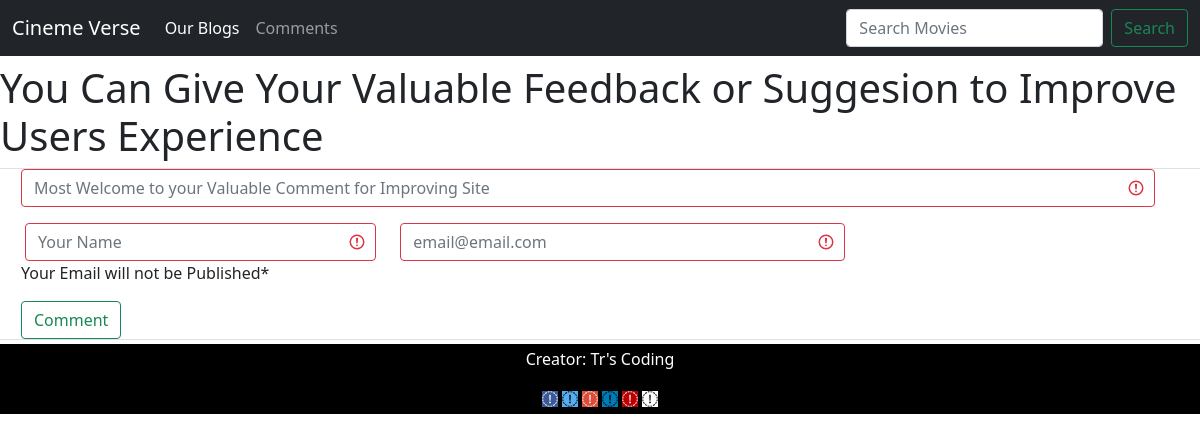
Page /contact/ on the earlier database version.
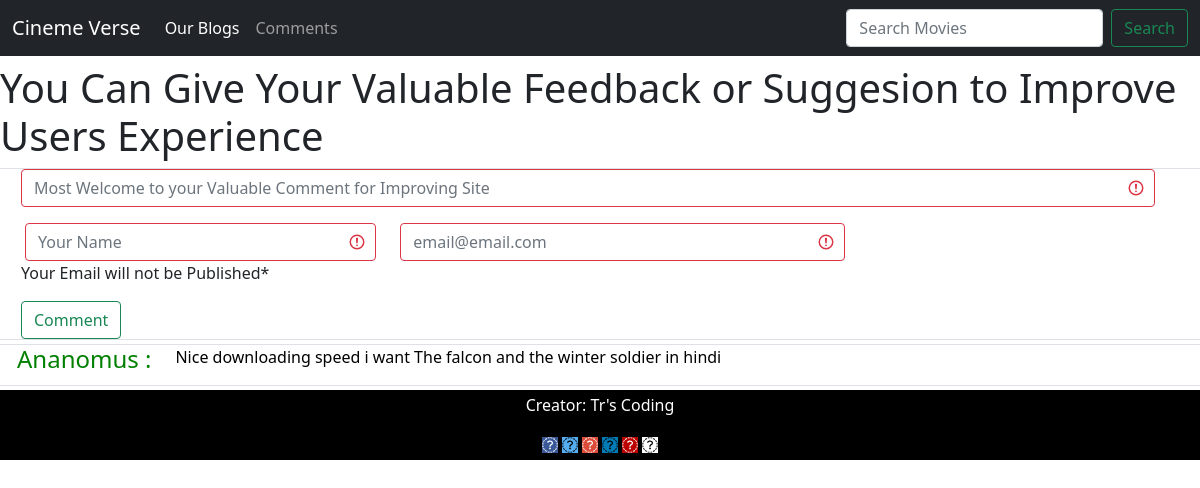
Same page on the later database version.
### contact/models.py (models this page shows, shortened)
class Contact(models.Model):
	name = models.CharField(max_length = 60)
	email = models.EmailField()
	detail = models.TextField()

### contact/views.py (the view, shortened to what this page needs)
# urls.py: path('', views.index, name = 'index')
def index(request):
	preComment = Contact.objects.all()
	return render(request,'index.html',{'preComment':preComment})

### contact/templates/index.html (shortened to what this page needs)
{% extends 'homeBlog/basic.html' %}
	{% block content %}
    <h1 class="mt-2">You Can Give Your Valuable Feedback or Suggesion to Improve Users Experience</h1>
    <form class="was-validated" method = "POST" >
    <div class="row border border-black mt-1 mb-1  p-3 pb-0 pt-0">
    <div class="row p-3 pb-0 pt-0">
  <div class="col-12">
    <input type="text" name = "detail"  class="form-control" id="inputAddress" placeholder="Most Welcome to your Valuable Comment for Improving Site" required>
  </div>
    <div class="row p-3 pb-0">
  <div class="col-4">
    <input type="text" name = "name" class="form-control" placeholder="Your Name" aria-label="Name" id="inputCity" required>
  </div>
  <div class="col-5">
    <input type="text" name = "email" class="form-control" placeholder="email@email.com" aria-label="Email" id="inputEmail4" required>
  </div>
</div>
<br>
 <p>      Your Email will not be Published*</p>
</div>
  <div class="row p-3 pb-0 pt-0">
    <div class="col-12">
    <button type="submit" class="btn btn-outline-success">Comment </button>
  </div>
  </div>
  </div>
</form>
    {% for comm in preComment %}
    <div class="row border border-black mt-1 mb-1  p-3 pb-0 pt-0">
      <div class="col-auto text-end">
        <h4 style="color:green">{{comm.name }} : </h4>
      </div>
      <div class="col-auto text-left">
        <p style="color:#000">{{comm.detail }}
        </p>
      </div>
    </div>
    	{% endfor %}
  </body>
	{% endblock %}

### homeBlog/templates/homeBlog/basic.html (shortened to what this page needs)
{% load static %}
<!DOCTYPE html>
<html lang = 'eng'>
<head>
	<link href="https://cdn.jsdelivr.net/npm/bootstrap@5.0.0-beta2/dist/css/bootstrap.min.css" rel="stylesheet">
  <link rel = "stylesheet" href = "{% static 'homeBlog/css/style.css'%}">
  <link href="//netdna.bootstrapcdn.com/font-awesome/4.1.0/css/font-awesome.min.css" rel="stylesheet">
  <link rel="stylesheet" href="https://cdnjs.cloudflare.com/ajax/libs/font-awesome/4.7.0/css/font-awesome.min.css">
</head>
<body >
<nav class="navbar navbar-expand-lg navbar-dark bg-dark">
  <div class="container-fluid">
     <a class="navbar-brand" href="{% url 'home' %}">Cineme Verse</a>
    <div class="collapse navbar-collapse" id="navbarSupportedContent">
      <ul class="navbar-nav me-auto mb-2 mb-lg-0">
        <li class="nav-item">
          <a class="nav-link active" aria-current="page" href="{% url 'blog:homeBlog' %}">Our Blogs</a>
        </li>
        <li class="nav-item">
          <a class="nav-link" href="{% url 'index' %}">Comments</a>
        </li>
      </ul>
      <form class="d-flex" method = "get" action = "/homeBlog/search">
        <input class="form-control me-2" type="search" placeholder="Search Movies" aria-label="Search" name = "search" id = "search ">
        <button class="btn btn-outline-success" type="submit">Search</button>
      </form>
    </div>
  </div>
</nav>
	{% block content %} {% endblock %}
	<footer>
    <p>Creator: Tr's Coding</p>
    <a href="#" class="fa fa-facebook"></a>
<a href="https://mobile.twitter.com/Mohittr1" class="fa fa-twitter"></a>
<a href="https://www.trtrendmovies1@gmail.com" class="fa fa-google"></a>
<a href="#" class="fa fa-linkedin"></a>
<a href="#" class="fa fa-youtube"></a>
<a href="https://www.instagram.com/tmkmohit/" class="fa fa-instagram"></a>
	</footer>
</body>
</html>

### homeBlog/static/homeBlog/css/style.css (style rules this page uses)
footer { text-align: center; padding: 3px; background-color: Black; color: white; }
.fa-facebook { background: #3B5998; color: white; }
.fa-twitter { background: #55ACEE; color: black; }
.fa-google { background: #dd4b39; color: white; }
.fa-linkedin { background: #007bb5; color: black; }
.fa-youtube { background: #bb0000; color: white; }
.fa-instagram { background: white; color: black; }
a { color: #fff; text-decoration: none; }

Differences in the rows shown:
added Contact: name "Ananomus", detail "Nice downloading speed i want The falcon and the winter soldier in hindi"
